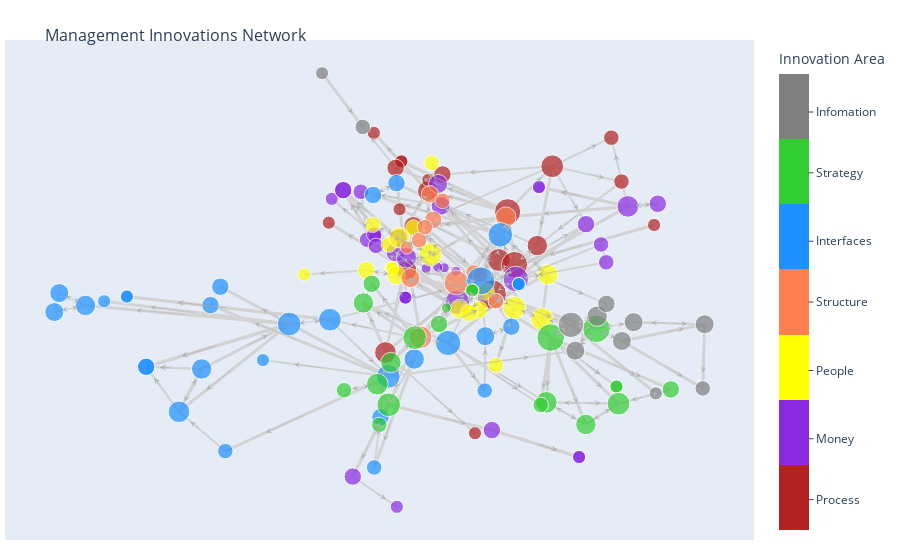

Notebook source saved alongside this figure:
### Code cell
layout = go.Layout(
                title='<br>Management Innovations Network',
                titlefont_size=16,
                showlegend=False,
                hovermode='closest',
                margin=dict(b=20,l=5,r=5,t=40),
                annotations=[ dict(
                    ax=(G.node[edge[0]]['pos_kk'][0] + G.node[edge[1]]['pos_kk'][0]) / 2,
                    ay=(G.node[edge[0]]['pos_kk'][1] + G.node[edge[1]]['pos_kk'][1]) / 2, axref='x', ayref='y',
                    x=(G.node[edge[1]]['pos_kk'][0] * 3 + G.node[edge[0]]['pos_kk'][0]) / 4,
                    y=(G.node[edge[1]]['pos_kk'][1] * 3 + G.node[edge[0]]['pos_kk'][1]) / 4, xref='x', yref='y',
                    showarrow=True,
                    arrowcolor= '#b3b3b3',
                    arrowhead=3,
                    arrowsize=2,
                    arrowwidth=0.5,
                    opacity=1) for edge in G.edges],
                xaxis=dict(showgrid=False, zeroline=False, showticklabels=False),
                yaxis=dict(showgrid=False, zeroline=False, showticklabels=False)
)

# Create figure
fig = go.Figure(layout = layout)

# Add edge hovertext
fig.add_trace(middle_hover_trace)

# Add all edge traces
for trace in edge_trace:
    fig.add_trace(trace)

# Add node trace
fig.add_trace(node_trace)

# Show figure
fig.show()
